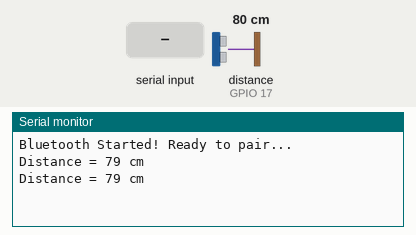
Bench run of a sketch on a simulated ESP32. On the bench: the last lines printed to the serial monitor. Wiring (inferred from the names in the program): ultrasonic range finder: trigger GPIO 16; echo GPIO 17. Inputs (shaded band) come from the test bench; at power-on: distance to the obstacle (sensor on GPIO 17) 80 cm. The echo pulse lasts 58.3 µs per cm; nothing arrives over Bluetooth unless stated.

Above: at 2.3 s.
2.4 s: distance to the obstacle (sensor on GPIO 17) set to 2 cm
At 3.5 s:
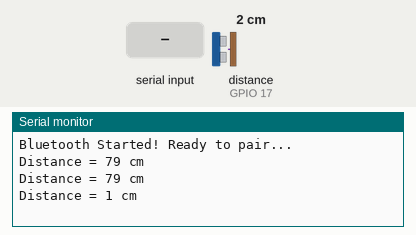
4.5 s: "1" received over the second serial link
At 5.7 s:
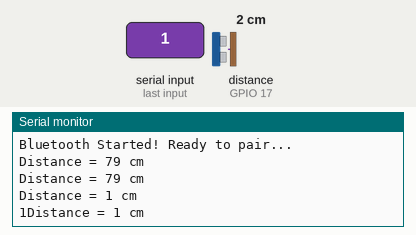
6.6 s: "0" received over the second serial link
At 8.2 s:
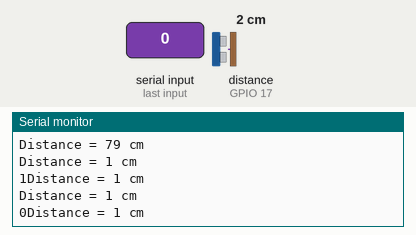
8.7 s: distance to the obstacle (sensor on GPIO 17) set to 4 cm
At 9.4 s:
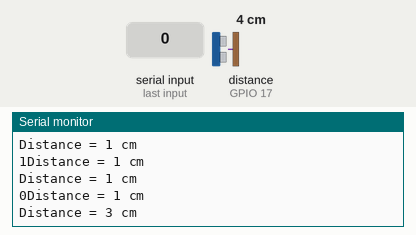
Timing chart, 0 to 11.7 s (numbered marks = the images above; inputs shaded):
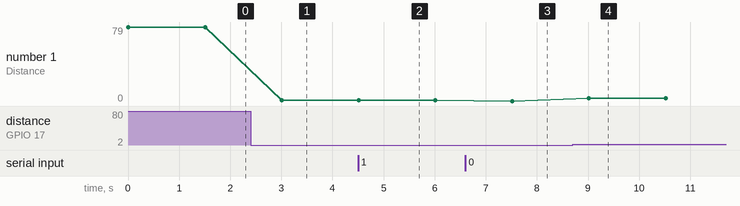

Measured:
- after the input at 2.4 s, the serial monitor: prints a new line after 0.61 s (image 1)
- after the input at 4.5 s, the serial monitor: prints a new line at once (image 2)
- after the input at 6.6 s, the serial monitor: prints a new line after 0.91 s (image 3)
- after the input at 8.7 s, the serial monitor: prints a new line after 0.32 s (image 4)
- plotted number 1: 79 → 1 after the input at 2.4 s, 1 → 0 after the input at 6.6 s, 0 → 3 after the input at 8.7 s

The sketch:

working_bluetooth_tx.ino
```cpp
#include "BluetoothSerial.h"

// Define Trig and Echo pin:
#define trigPin 16
#define echoPin 17

// Define variables:
long duration;
int distance;

/* Check if Bluetooth configurations are enabled in the SDK */
/* If not, then you have to recompile the SDK */
//#if !defined(CONFIG_BT_ENABLED) || !defined(CONFIG_BLUEDROID_ENABLED)
//#error Bluetooth is not enabled! Please run `make menuconfig` to and enable it
//#endif

BluetoothSerial SerialBT;

void setup() {
  Serial.begin(115200);
  SerialBT.begin("esp32test4");
  Serial.println("Bluetooth Started! Ready to pair...");

  // Define inputs and outputs
  pinMode(trigPin, OUTPUT);
  pinMode(echoPin, INPUT);
}

void loop() {
  if (Serial.available())
  {
    SerialBT.write(Serial.read());
  }
  if (SerialBT.available())
  {
    Serial.write(SerialBT.read());
  }

  // Clear the trigPin by setting it LOW:
  digitalWrite(trigPin, LOW);

  delayMicroseconds(5);

 // Trigger the sensor by setting the trigPin high for 10 microseconds:
  digitalWrite(trigPin, HIGH);
  delayMicroseconds(20);
  digitalWrite(trigPin, LOW);

  // Read the echoPin. pulseIn() returns the duration (length of the pulse) in microseconds:
  duration = pulseIn(echoPin, HIGH);

  // Calculate the distance:
  distance = duration*0.034/2;

  // Print the distance on the Serial Monitor (Ctrl+Shift+M):
  SerialBT.print(distance);
  Serial.print("Distance = ");
  Serial.print(distance);
  Serial.println(" cm");
  delay(1500);
  }
```
